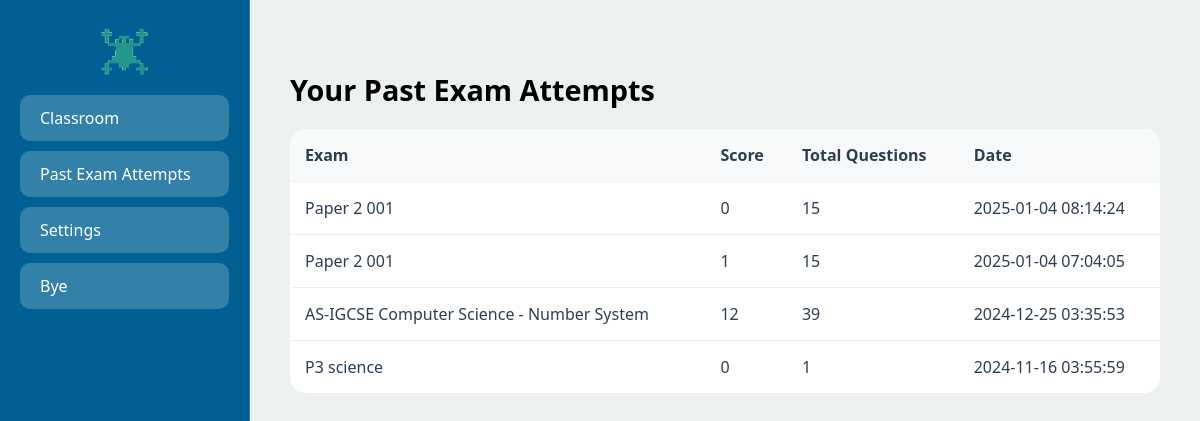
/attempts (signed in), run on an earlier commit of the app's database.
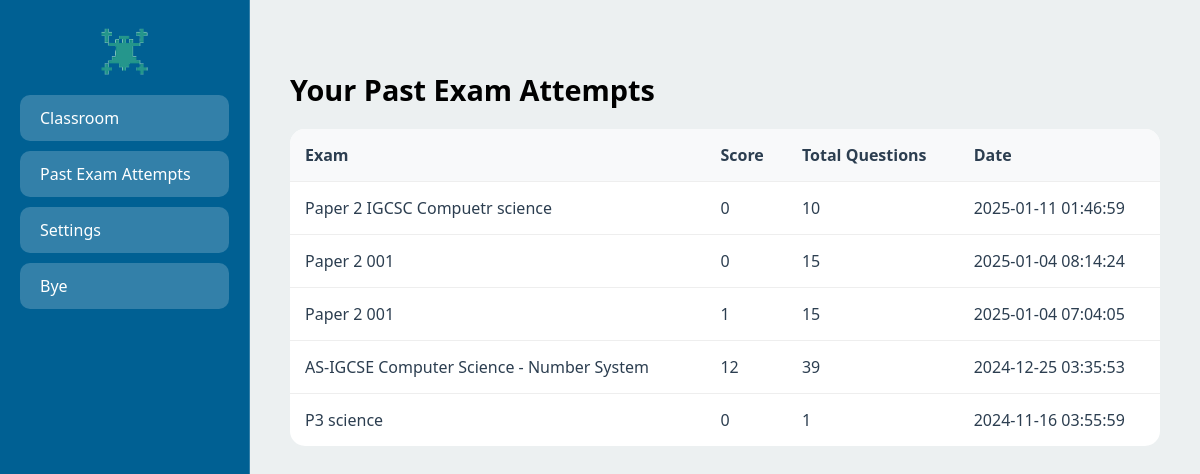
And on a later commit of the database.
### app.py (models this page shows)
class ExamAttempt(db.Model):
    id = db.Column(db.Integer, primary_key=True)
    user_id = db.Column(db.Integer, db.ForeignKey('user.id'), nullable=False)
    exam_id = db.Column(db.Integer, db.ForeignKey('exam.id'), nullable=False)
    score = db.Column(db.Integer, nullable=False)
    total_questions = db.Column(db.Integer, nullable=False)
    attempt_date = db.Column(db.DateTime, default=datetime.utcnow)
    user = db.relationship('User', backref='attempts', lazy=True)
    exam = db.relationship('Exam', backref='attempts', lazy=True)

class Exam(db.Model):
    __tablename__ = 'exam'
    id = db.Column(db.Integer, primary_key=True)
    title = db.Column(db.String(100), nullable=False)
    questions = db.relationship('Question', backref='exam', lazy=True)

### app.py (the view)
@app.route("/attempts")
@login_required
def attempts():
    attempts = ExamAttempt.query.filter_by(user_id=current_user.id).order_by(ExamAttempt.attempt_date.desc()).all()
    return render_template("attempts.html", attempts=attempts)

### app.py (called while the page is built)
@login_manager.user_loader
def load_user(user_id):
    return User.query.get(int(user_id))

### templates/attempts.html (shortened to what this page needs)
<!DOCTYPE html>
<html lang="en">
<head>
</head>
<body>
    <div class="sidebar">
     <center> <img src="static/logo.png" alt="Backbench Logo"></center>
            <a href="{{ url_for('user_home') }}" class="sidebar-button">Classroom</a>
            <a href="{{ url_for('attempts') }}" class="sidebar-button">Past Exam Attempts</a>
            <a href="{{ url_for('settings') }}" class="sidebar-button">Settings</a>
        <a href="{{ url_for('logout') }}" class="sidebar-button">Bye</a>
    </div>
    <div class="content">
        <h2>Your Past Exam Attempts</h2>
        <table class="attempts-table">
            <thead>
                <tr>
                    <th>Exam</th>
                    <th>Score</th>
                    <th>Total Questions</th>
                    <th>Date</th>
                </tr>
            </thead>
            <tbody>
                {% for attempt in attempts %}
                <tr>
                    <td>{{ attempt.exam.title }}</td>
                    <td>{{ attempt.score }}</td>
                    <td>{{ attempt.total_questions }}</td>
                    <td>{{ attempt.attempt_date.strftime('%Y-%m-%d %H:%M:%S') }}</td>
                </tr>
                {% endfor %}
            </tbody>
        </table>
    </div>
</body>
</html>

### templates/attempts.html (style rules this page uses)
* { box-sizing: border-box; margin: 0; padding: 0; font-family: 'Segoe UI', Tahoma, Geneva, Verdana, sans-serif; }
body { background: linear-gradient(135deg, #6a11cb 0%, #2575fc 100%); min-height: 100vh; display: flex; }
.sidebar { width: 250px; background: #006093; backdrop-filter: blur(10px); padding: 20px; border-right: 1px solid rgba(255, 255, 255, 0.2); }
.sidebar-button { display: block; padding: 12px 20px; margin: 10px 0; background: rgba(255, 255, 255, 0.2); color: white; text-decoration: none; border-radius: 10px; transition: all 0.3s ease; }
.content { flex: 1; padding: 40px; color: black; background: #ecf0f1; }
h2 { margin: 30px 0 20px; font-size: 1.8em; }
.attempts-table { width: 100%; background: white; border-radius: 15px; overflow: hidden; border-collapse: collapse; }
.attempts-table th, .attempts-table td { padding: 15px; text-align: left; color: #2c3e50; border-bottom: 1px solid #eee; }
.attempts-table th { background: #f8f9fa; font-weight: 600; }
.attempts-table tr:last-child td { border-bottom: none; }

What changed in the data, as far as the page shows it:
added ExamAttempt: exam "Paper 2 IGCSC Compuetr science", score "0", total_questions "10", attempt_date "2025-01-11 01:46:59"
